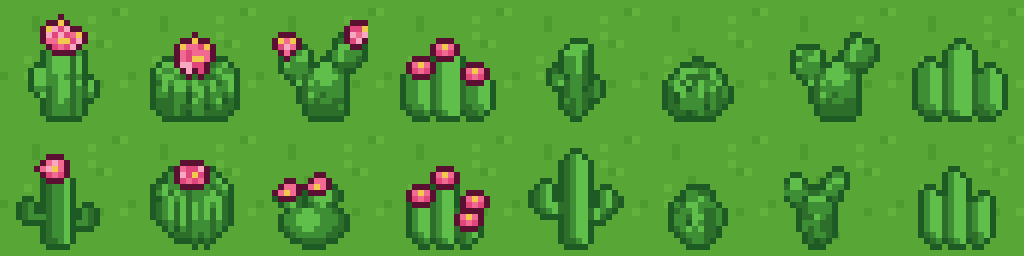

Generate this figure with Python:
# Preview all 16 candidates on the real in-game grass tile, bottom-anchored like
# the garden billboard renderer.
from PIL import Image

OUT = r"C:\Users\claude\cactus_study"
GRASS = r"C:\Users\claude\pixel_pomo\flutter\assets\objects\grass.png"

names = [f"{m}_{k}_{i}" for m in ("m1", "m2") for k in ("flower", "plain") for i in range(4)]
tile = Image.open(GRASS).convert("RGB").resize((128, 128), Image.NEAREST)
strip = Image.new("RGB", (128 * 8, 128 * 2))
for n, name in enumerate(names):
    r, c = divmod(n, 8)
    cell = tile.copy()
    sp = Image.open(f"{OUT}\\{name}.png").convert("RGBA")
    w = 96
    h = round(sp.height * w / sp.width)
    sp = sp.resize((w, h), Image.NEAREST)
    cell.paste(sp, ((128 - w) // 2, 128 - h - 6), sp)
    strip.paste(cell, (c * 128, r * 128))
strip.save(f"{OUT}\\gardenstrip.png")
print("ok")
